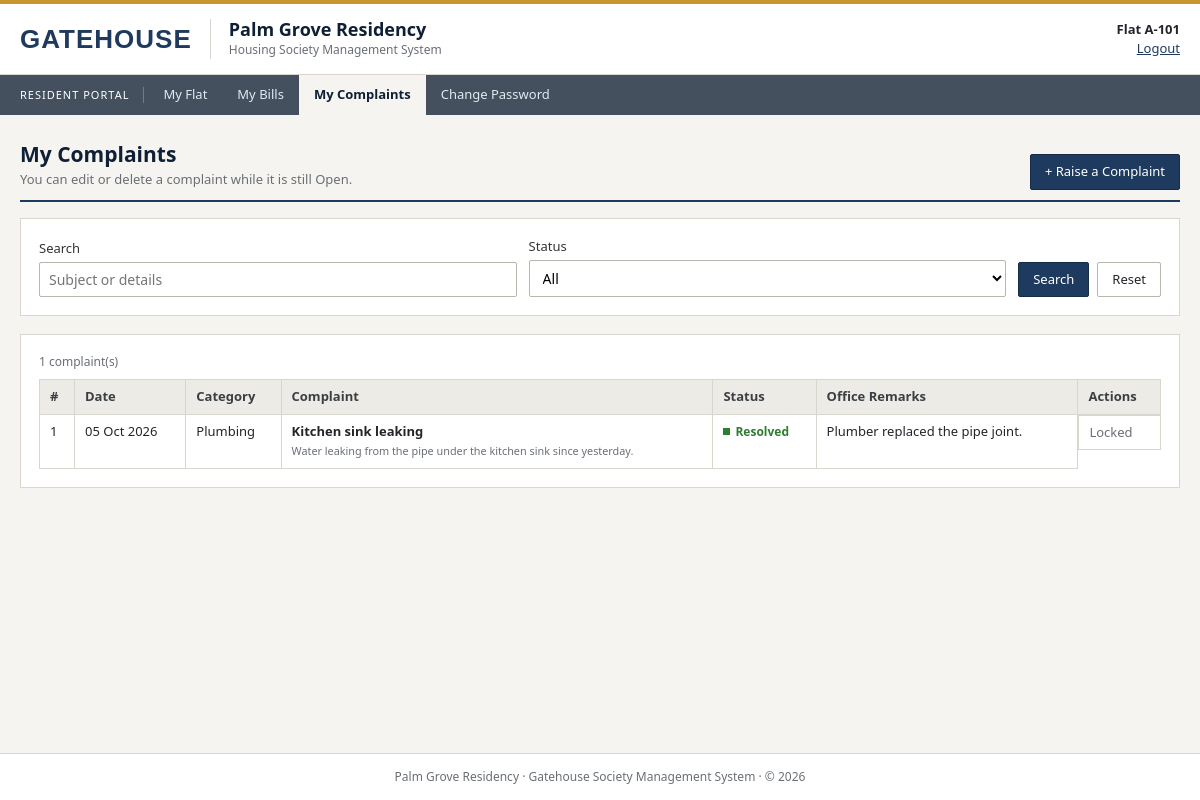
Screenshot of /resident/complaints.php (signed in) with the database file from the repository.
### tables this page shows
CREATE TABLE complaints (
    complaint_id   INT AUTO_INCREMENT PRIMARY KEY,
    flat_id        INT          NOT NULL,
    category       ENUM('Plumbing','Electrical','Lift','Security','Cleaning','Parking','Other') NOT NULL,
    subject        VARCHAR(150) NOT NULL,
    description    TEXT         NOT NULL,
    status         ENUM('Open','In Progress','Resolved') NOT NULL DEFAULT 'Open',
    admin_remarks  VARCHAR(255),
    created_at     TIMESTAMP DEFAULT CURRENT_TIMESTAMP,
    resolved_on    DATE NULL,
    FOREIGN KEY (flat_id) REFERENCES flats(flat_id) ON DELETE CASCADE
);

### resident/complaints.php (the view, shortened to what this page needs)
<?php
require_once '../config/db.php';
$fid    = (int)$_SESSION['flat_id'];
$q      = trim($_GET['q'] ?? '');
$status = $_GET['status'] ?? '';
$sql = "SELECT * FROM complaints WHERE flat_id = ?";
$types = 'i'; $params = [$fid];
$complaints = db_select($conn, $sql . " ORDER BY created_at DESC", $types, $params);
include '../includes/header.php';
?>
<div class="page-head">
    <div><h1>My Complaints</h1><p>You can edit or delete a complaint while it is still Open.</p></div>
    <a href="complaint_add.php" class="btn">+ Raise a Complaint</a>
</div>
<div class="card">
    <form method="get" class="filter-bar">
        <div class="form-group">
            <label for="q">Search</label>
            <input type="text" id="q" name="q" value="<?= e($q) ?>" placeholder="Subject or details">
        </div>
        <div class="form-group">
            <label for="status">Status</label>
            <select id="status" name="status"><option value="">All</option><?= options($COMPLAINT_STATUS, $status) ?></select>
        </div>
        <div class="btns">
            <button class="btn" type="submit">Search</button>
            <a class="btn btn-light" href="complaints.php">Reset</a>
        </div>
    </form>
</div>
<div class="card">
    <p class="count"><?= $complaints->num_rows ?> complaint(s)</p>
    <div class="table-wrap">
        <table>
            <thead><tr><th>#</th><th>Date</th><th>Category</th><th>Complaint</th><th>Status</th><th>Office Remarks</th><th>Actions</th></tr></thead>
            <tbody>
            <?php while ($c = $complaints->fetch_assoc()): ?>
                <tr>
                    <td><?= $c['complaint_id'] ?></td>
                    <td><?= fmt_date($c['created_at']) ?></td>
                    <td><?= e($c['category']) ?></td>
                    <td class="wrap"><b><?= e($c['subject']) ?></b><br><small><?= e($c['description']) ?></small></td>
                    <td><?= badge($c['status']) ?></td>
                    <td class="wrap"><?= e($c['admin_remarks'] ?: '-') ?></td>
                    <td class="actions">
                        <?php if ($c['status'] === 'Open'): ?>
                            <a href="complaint_edit.php?id=<?= $c['complaint_id'] ?>">Edit</a>
                            <form method="post" action="complaint_delete.php" data-confirm="Withdraw this complaint?">
                                <input type="hidden" name="id" value="<?= $c['complaint_id'] ?>">
                                <button type="submit" class="link-btn danger">Delete</button>
                            </form>
                        <?php else: ?>
                            <span class="muted">Locked</span>
                        <?php endif; ?>
                    </td>
                </tr>
            <?php endwhile; ?>
            </tbody>
        </table>
    </div>
</div>
<?php include '../includes/footer.php'; ?>

### includes/functions.php (shortened to what this page needs)
<?php
function e($value)
{
    return htmlspecialchars((string)$value, ENT_QUOTES, 'UTF-8');
}
function db_select($conn, $sql, $types = '', $params = [])
{
    $stmt = $conn->prepare($sql);
    if ($params) {
        $stmt->bind_param($types, ...$params);
    }
    $stmt->execute();
    return $stmt->get_result();
}
function badge($status)
{
    $cls = strtolower(str_replace(' ', '-', $status));
    return '<span class="badge badge-' . e($cls) . '">' . e($status) . '</span>';
}
function fmt_date($date)
{
    return $date ? date('d M Y', strtotime($date)) : '-';
}

### assets/css/style.css (style rules this page uses)
:root { --brand: #1f3a5f; --brand-dark: #172c49; --brand-deep: #0f1f35; --brand-light: #e9eef5; --accent: #c8962e; --paper: #f5f4f0; --white: #ffffff; --ink: #22262b; --muted: #6a6f76; --line: #d8d6cf; --head: #edebe5; --green: #2e7d32; --red: #b3261e; --amber: #a86500; }
* { box-sizing: border-box; margin: 0; padding: 0; }
body { font-family: Tahoma, Verdana, "Segoe UI", Arial, sans-serif; background: var(--paper); color: var(--ink); font-size: 14px; line-height: 1.5; min-height: 100vh; display: flex; flex-direction: column; }
a { color: var(--brand); }
h1, h2, .site-name { font-weight: bold; }
.page-head { display: flex; justify-content: space-between; align-items: flex-end; gap: 12px; margin-bottom: 16px; padding-bottom: 10px; border-bottom: 2px solid var(--brand); flex-wrap: wrap; }
.page-head h1 { font-size: 21px; color: var(--brand-deep); }
.page-head p { color: var(--muted); font-size: 13px; }
.card { background: var(--white); border: 1px solid var(--line); padding: 18px; margin-bottom: 18px; }
.muted { color: var(--muted); }
.btn { display: inline-block; padding: 7px 14px; border: 1px solid var(--brand-dark); border-radius: 2px; font-size: 13px; cursor: pointer; background: var(--brand); color: #fff; font-family: inherit; text-decoration: none; }
.btn-light { background: var(--white); color: var(--ink); border-color: #b9b6ad; }
.actions { display: flex; gap: 12px; align-items: center; }
.table-wrap { overflow-x: auto; }
table { width: 100%; border-collapse: collapse; font-size: 13px; }
th, td { padding: 7px 10px; text-align: left; border: 1px solid var(--line); white-space: nowrap; vertical-align: top; }
th { background: var(--head); color: #3b3f45; }
td.wrap { white-space: normal; min-width: 220px; }
td small { color: var(--muted); }
.count { color: var(--muted); font-size: 12px; margin-bottom: 8px; }
.badge { font-size: 12px; font-weight: bold; white-space: nowrap; }
.badge::before { content: ""; display: inline-block; width: 7px; height: 7px; margin-right: 5px; vertical-align: 1px; background: currentColor; }
.badge-paid, .badge-resolved, .badge-occupied { color: var(--green); }
.form-group { display: flex; flex-direction: column; }
label { font-size: 13px; margin-bottom: 4px; color: #333; }
input, select, textarea { padding: 7px 9px; border: 1px solid #b9b6ad; border-radius: 2px; font-size: 14px; font-family: inherit; background: #fff; width: 100%; }
.filter-bar { display: flex; gap: 12px; flex-wrap: wrap; align-items: flex-end; }
.filter-bar .form-group { flex: 1; min-width: 150px; }
.filter-bar .btns { display: flex; gap: 8px; }

### rows the page displays
complaints: complaint_id "1", created_at "05 Oct 2026", category "Plumbing", subject "Kitchen sink leaking", description "Water leaking from the pipe under the kitchen sink since yesterday.", status "Resolved", admin_remarks "Plumber replaced the pipe joint.", shows "Locked"

### other values shown
APP_NAME "GATEHOUSE"
SOCIETY_NAME "Palm Grove Residency"
$who "Flat A-101"
$label "My Flat"
$label "My Bills"
$label "My Complaints"
$label "Change Password"
$complaints->num_rows "1"
APP_NAME "Gatehouse"
